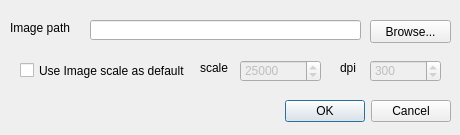
<?xml version="1.0" encoding="UTF-8"?>
<ui version="4.0">
 <class>FreehandRasterGeoreferencer</class>
 <widget class="QDialog" name="FreehandRasterGeoreferencer">
  <property name="geometry">
   <rect>
    <x>0</x>
    <y>0</y>
    <width>460</width>
    <height>135</height>
   </rect>
  </property>
  <property name="windowTitle">
   <string>Add raster for interactive georeferencing</string>
  </property>
  <property name="modal">
   <bool>true</bool>
  </property>
  <widget class="QDialogButtonBox" name="buttonBox">
   <property name="geometry">
    <rect>
     <x>80</x>
     <y>100</y>
     <width>371</width>
     <height>23</height>
    </rect>
   </property>
   <property name="orientation">
    <enum>Qt::Horizontal</enum>
   </property>
   <property name="standardButtons">
    <set>QDialogButtonBox::Cancel|QDialogButtonBox::Ok</set>
   </property>
  </widget>
  <widget class="QLineEdit" name="lineEditImagePath">
   <property name="geometry">
    <rect>
     <x>90</x>
     <y>20</y>
     <width>271</width>
     <height>20</height>
    </rect>
   </property>
  </widget>
  <widget class="QPushButton" name="pushButtonBrowse">
   <property name="geometry">
    <rect>
     <x>370</x>
     <y>20</y>
     <width>81</width>
     <height>23</height>
    </rect>
   </property>
   <property name="text">
    <string>Browse...</string>
   </property>
  </widget>
  <widget class="QLabel" name="label">
   <property name="geometry">
    <rect>
     <x>10</x>
     <y>20</y>
     <width>71</width>
     <height>16</height>
    </rect>
   </property>
   <property name="text">
    <string>Image path</string>
   </property>
  </widget>
  <widget class="QCheckBox" name="checkBoxUseScale">
   <property name="geometry">
    <rect>
     <x>20</x>
     <y>60</y>
     <width>171</width>
     <height>21</height>
    </rect>
   </property>
   <property name="text">
    <string>Use Image scale as default</string>
   </property>
  </widget>
  <widget class="QLabel" name="label_2">
   <property name="geometry">
    <rect>
     <x>200</x>
     <y>60</y>
     <width>31</width>
     <height>16</height>
    </rect>
   </property>
   <property name="text">
    <string>scale</string>
   </property>
  </widget>
  <widget class="QLabel" name="label_3">
   <property name="geometry">
    <rect>
     <x>340</x>
     <y>60</y>
     <width>21</width>
     <height>16</height>
    </rect>
   </property>
   <property name="text">
    <string>dpi</string>
   </property>
  </widget>
  <widget class="QDoubleSpinBox" name="doubleSpinBoxScale">
   <property name="enabled">
    <bool>false</bool>
   </property>
   <property name="geometry">
    <rect>
     <x>240</x>
     <y>60</y>
     <width>81</width>
     <height>22</height>
    </rect>
   </property>
   <property name="decimals">
    <number>0</number>
   </property>
   <property name="minimum">
    <double>1.000000000000000</double>
   </property>
   <property name="maximum">
    <double>9999999.000000000000000</double>
   </property>
   <property name="value">
    <double>25000.000000000000000</double>
   </property>
  </widget>
  <widget class="QDoubleSpinBox" name="doubleSpinBoxDPI">
   <property name="enabled">
    <bool>false</bool>
   </property>
   <property name="geometry">
    <rect>
     <x>370</x>
     <y>60</y>
     <width>71</width>
     <height>22</height>
    </rect>
   </property>
   <property name="decimals">
    <number>0</number>
   </property>
   <property name="minimum">
    <double>72.000000000000000</double>
   </property>
   <property name="maximum">
    <double>1000.000000000000000</double>
   </property>
   <property name="value">
    <double>300.000000000000000</double>
   </property>
  </widget>
 </widget>
 <tabstops>
  <tabstop>lineEditImagePath</tabstop>
  <tabstop>pushButtonBrowse</tabstop>
  <tabstop>buttonBox</tabstop>
 </tabstops>
 <resources/>
 <connections>
  <connection>
   <sender>buttonBox</sender>
   <signal>accepted()</signal>
   <receiver>FreehandRasterGeoreferencer</receiver>
   <slot>accept()</slot>
   <hints>
    <hint type="sourcelabel">
     <x>248</x>
     <y>254</y>
    </hint>
    <hint type="destinationlabel">
     <x>157</x>
     <y>274</y>
    </hint>
   </hints>
  </connection>
  <connection>
   <sender>buttonBox</sender>
   <signal>rejected()</signal>
   <receiver>FreehandRasterGeoreferencer</receiver>
   <slot>reject()</slot>
   <hints>
    <hint type="sourcelabel">
     <x>316</x>
     <y>260</y>
    </hint>
    <hint type="destinationlabel">
     <x>286</x>
     <y>274</y>
    </hint>
   </hints>
  </connection>
 </connections>
</ui>
